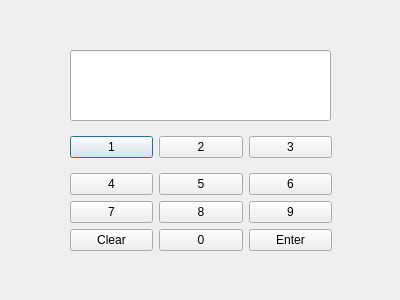
<?xml version="1.0" encoding="UTF-8"?>
<ui version="4.0">
 <class>Dialog</class>
 <widget class="QDialog" name="Dialog">
  <property name="geometry">
   <rect>
    <x>0</x>
    <y>0</y>
    <width>400</width>
    <height>300</height>
   </rect>
  </property>
  <property name="windowTitle">
   <string>Dialog</string>
  </property>
  <widget class="QWidget" name="layoutWidget">
   <property name="geometry">
    <rect>
     <x>70</x>
     <y>127</y>
     <width>262</width>
     <height>135</height>
    </rect>
   </property>
   <layout class="QVBoxLayout" name="verticalLayout_3">
    <item>
     <layout class="QHBoxLayout" name="horizontalLayout">
      <item>
       <widget class="QPushButton" name="button1">
        <property name="text">
         <string>1</string>
        </property>
        <property name="iconSize">
         <size>
          <width>20</width>
          <height>20</height>
         </size>
        </property>
       </widget>
      </item>
      <item>
       <widget class="QPushButton" name="button2">
        <property name="text">
         <string>2</string>
        </property>
       </widget>
      </item>
      <item>
       <widget class="QPushButton" name="button3">
        <property name="text">
         <string>3</string>
        </property>
       </widget>
      </item>
     </layout>
    </item>
    <item>
     <layout class="QVBoxLayout" name="verticalLayout_2">
      <item>
       <layout class="QHBoxLayout" name="horizontalLayout_3">
        <item>
         <widget class="QPushButton" name="button4">
          <property name="text">
           <string>4</string>
          </property>
         </widget>
        </item>
        <item>
         <widget class="QPushButton" name="button5">
          <property name="text">
           <string>5</string>
          </property>
         </widget>
        </item>
        <item>
         <widget class="QPushButton" name="button6">
          <property name="text">
           <string>6</string>
          </property>
         </widget>
        </item>
       </layout>
      </item>
      <item>
       <layout class="QVBoxLayout" name="verticalLayout">
        <item>
         <layout class="QHBoxLayout" name="horizontalLayout_4">
          <item>
           <widget class="QPushButton" name="button7">
            <property name="text">
             <string>7</string>
            </property>
           </widget>
          </item>
          <item>
           <widget class="QPushButton" name="button8">
            <property name="text">
             <string>8</string>
            </property>
           </widget>
          </item>
          <item>
           <widget class="QPushButton" name="button9">
            <property name="text">
             <string>9</string>
            </property>
           </widget>
          </item>
         </layout>
        </item>
        <item>
         <layout class="QHBoxLayout" name="horizontalLayout_2">
          <item>
           <widget class="QPushButton" name="ButtonClear">
            <property name="text">
             <string>Clear</string>
            </property>
           </widget>
          </item>
          <item>
           <widget class="QPushButton" name="button0">
            <property name="text">
             <string>0</string>
            </property>
           </widget>
          </item>
          <item>
           <widget class="QPushButton" name="ButtonEnter">
            <property name="text">
             <string>Enter</string>
            </property>
           </widget>
          </item>
         </layout>
        </item>
       </layout>
      </item>
     </layout>
    </item>
   </layout>
  </widget>
  <widget class="QLineEdit" name="lineEditPIN">
   <property name="geometry">
    <rect>
     <x>70</x>
     <y>50</y>
     <width>261</width>
     <height>71</height>
    </rect>
   </property>
   <property name="font">
    <font>
     <pointsize>50</pointsize>
    </font>
   </property>
   <property name="inputMethodHints">
    <set>Qt::ImhHiddenText|Qt::ImhNoAutoUppercase|Qt::ImhNoPredictiveText|Qt::ImhSensitiveData</set>
   </property>
   <property name="text">
    <string/>
   </property>
   <property name="maxLength">
    <number>4</number>
   </property>
   <property name="frame">
    <bool>true</bool>
   </property>
   <property name="echoMode">
    <enum>QLineEdit::Password</enum>
   </property>
  </widget>
 </widget>
 <resources/>
 <connections/>
</ui>
